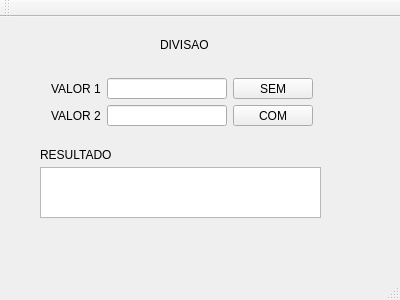
<?xml version="1.0" encoding="UTF-8"?>
<ui version="4.0">
 <class>MainWindow</class>
 <widget class="QMainWindow" name="MainWindow">
  <property name="geometry">
   <rect>
    <x>0</x>
    <y>0</y>
    <width>400</width>
    <height>300</height>
   </rect>
  </property>
  <property name="windowTitle">
   <string>MainWindow</string>
  </property>
  <widget class="QWidget" name="centralWidget">
   <widget class="QLabel" name="label_3">
    <property name="geometry">
     <rect>
      <x>40</x>
      <y>130</y>
      <width>81</width>
      <height>16</height>
     </rect>
    </property>
    <property name="text">
     <string>RESULTADO</string>
    </property>
   </widget>
   <widget class="QTextEdit" name="textEditSaida">
    <property name="geometry">
     <rect>
      <x>40</x>
      <y>150</y>
      <width>281</width>
      <height>51</height>
     </rect>
    </property>
   </widget>
   <widget class="QLabel" name="label_4">
    <property name="geometry">
     <rect>
      <x>160</x>
      <y>20</y>
      <width>62</width>
      <height>16</height>
     </rect>
    </property>
    <property name="text">
     <string>DIVISAO</string>
    </property>
   </widget>
   <widget class="QWidget" name="layoutWidget">
    <property name="geometry">
     <rect>
      <x>40</x>
      <y>50</y>
      <width>284</width>
      <height>70</height>
     </rect>
    </property>
    <layout class="QGridLayout" name="gridLayout">
     <item row="0" column="0">
      <widget class="QLabel" name="label">
       <property name="text">
        <string>VALOR 1</string>
       </property>
      </widget>
     </item>
     <item row="0" column="1">
      <widget class="QLineEdit" name="lineEditValor1"/>
     </item>
     <item row="0" column="2">
      <widget class="QPushButton" name="pushButtonSemTratamento">
       <property name="text">
        <string>SEM</string>
       </property>
      </widget>
     </item>
     <item row="1" column="0">
      <widget class="QLabel" name="label_2">
       <property name="text">
        <string>VALOR 2</string>
       </property>
      </widget>
     </item>
     <item row="1" column="1">
      <widget class="QLineEdit" name="lineEditValor2"/>
     </item>
     <item row="1" column="2">
      <widget class="QPushButton" name="pushButtonComTratamento">
       <property name="text">
        <string>COM</string>
       </property>
      </widget>
     </item>
    </layout>
   </widget>
  </widget>
  <widget class="QMenuBar" name="menuBar">
   <property name="geometry">
    <rect>
     <x>0</x>
     <y>0</y>
     <width>400</width>
     <height>22</height>
    </rect>
   </property>
  </widget>
  <widget class="QToolBar" name="mainToolBar">
   <attribute name="toolBarArea">
    <enum>TopToolBarArea</enum>
   </attribute>
   <attribute name="toolBarBreak">
    <bool>false</bool>
   </attribute>
  </widget>
  <widget class="QStatusBar" name="statusBar"/>
 </widget>
 <layoutdefault spacing="6" margin="11"/>
 <resources/>
 <connections/>
</ui>
